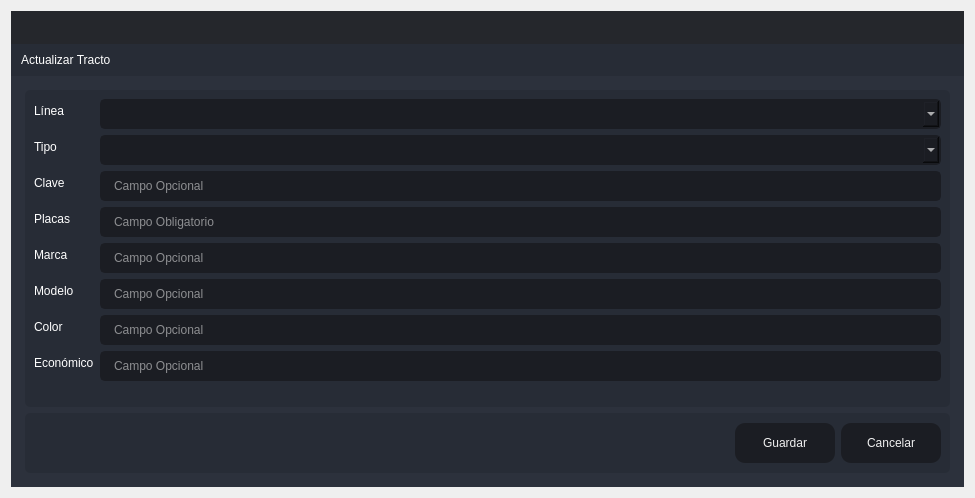
<?xml version="1.0" encoding="UTF-8"?>
<ui version="4.0">
 <class>Create_CajaPorta</class>
 <widget class="QDialog" name="Create_CajaPorta">
  <property name="windowModality">
   <enum>Qt::ApplicationModal</enum>
  </property>
  <property name="geometry">
   <rect>
    <x>0</x>
    <y>0</y>
    <width>975</width>
    <height>498</height>
   </rect>
  </property>
  <property name="windowTitle">
   <string>Agregar</string>
  </property>
  <layout class="QVBoxLayout" name="verticalLayout_6">
   <item>
    <widget class="QFrame" name="frame_main">
     <property name="styleSheet">
      <string notr="true">/* LINE EDIT */
QLineEdit {
	background-color: rgb(27, 29, 35);
	border-radius: 5px;
	border: 2px solid rgb(27, 29, 35);
	padding-left: 10px;
}
QLineEdit:hover {
	border: 2px solid rgb(64, 71, 88);
}
QLineEdit:focus {
	border: 2px solid rgb(91, 101, 124);
}

/* SCROLL BARS */
QScrollBar:horizontal {
    border: none;
    background: rgb(52, 59, 72);
    height: 14px;
    margin: 0px 21px 0 21px;
	border-radius: 0px;
}
QScrollBar::handle:horizontal {
    background: rgb(85, 170, 255);
    min-width: 25px;
	border-radius: 7px
}
QScrollBar::add-line:horizontal {
    border: none;
    background: rgb(55, 63, 77);
    width: 20px;
	border-top-right-radius: 7px;
    border-bottom-right-radius: 7px;
    subcontrol-position: right;
    subcontrol-origin: margin;
}
QScrollBar::sub-line:horizontal {
    border: none;
    background: rgb(55, 63, 77);
    width: 20px;
	border-top-left-radius: 7px;
    border-bottom-left-radius: 7px;
    subcontrol-position: left;
    subcontrol-origin: margin;
}
QScrollBar::up-arrow:horizontal, QScrollBar::down-arrow:horizontal
{
     background: none;
}
QScrollBar::add-page:horizontal, QScrollBar::sub-page:horizontal
{
     background: none;
}
 QScrollBar:vertical {
	border: none;
    background: rgb(52, 59, 72);
    width: 14px;
    margin: 21px 0 21px 0;
	border-radius: 0px;
 }
 QScrollBar::handle:vertical {	
	background: rgb(85, 170, 255);
    min-height: 25px;
	border-radius: 7px
 }
 QScrollBar::add-line:vertical {
     border: none;
    background: rgb(55, 63, 77);
     height: 20px;
	border-bottom-left-radius: 7px;
    border-bottom-right-radius: 7px;
     subcontrol-position: bottom;
     subcontrol-origin: margin;
 }
 QScrollBar::sub-line:vertical {
	border: none;
    background: rgb(55, 63, 77);
     height: 20px;
	border-top-left-radius: 7px;
    border-top-right-radius: 7px;
     subcontrol-position: top;
     subcontrol-origin: margin;
 }
 QScrollBar::up-arrow:vertical, QScrollBar::down-arrow:vertical {
     background: none;
 }

 QScrollBar::add-page:vertical, QScrollBar::sub-page:vertical {
     background: none;
 }

/* CHECKBOX */
QCheckBox::indicator {
    border: 3px solid rgb(52, 59, 72);
	width: 15px;
	height: 15px;
	border-radius: 10px;
    background: rgb(44, 49, 60);
}
QCheckBox::indicator:hover {
    border: 3px solid rgb(58, 66, 81);
}
QCheckBox::indicator:checked {
    background: 3px solid rgb(52, 59, 72);
	border: 3px solid rgb(52, 59, 72);	
	background-image: url(:/16x16/icons/16x16/cil-check-alt.png);
}

/* RADIO BUTTON */
QRadioButton::indicator {
    border: 3px solid rgb(52, 59, 72);
	width: 15px;
	height: 15px;
	border-radius: 10px;
    background: rgb(44, 49, 60);
}
QRadioButton::indicator:hover {
    border: 3px solid rgb(58, 66, 81);
}
QRadioButton::indicator:checked {
    background: 3px solid rgb(94, 106, 130);
	border: 3px solid rgb(52, 59, 72);	
}

/* COMBOBOX */
QComboBox{
	background-color: rgb(27, 29, 35);
	border-radius: 5px;
	border: 2px solid rgb(27, 29, 35);
	padding: 5px;
	padding-left: 10px;
}
QComboBox:hover{
	border: 2px solid rgb(64, 71, 88);
}
QComboBox::drop-down {
	subcontrol-origin: padding;
	subcontrol-position: top right;
	width: 25px; 
	border-left-width: 3px;
	border-left-color: rgba(39, 44, 54, 150);
	border-left-style: solid;
	border-top-right-radius: 3px;
	border-bottom-right-radius: 3px;	
	background-image: url(:/16x16/icons/16x16/cil-arrow-bottom.png);
	background-position: center;
	background-repeat: no-reperat;
 }
QComboBox QAbstractItemView {
	color: rgb(85, 170, 255);	
	background-color: rgb(27, 29, 35);
	padding: 10px;
	selection-background-color: rgb(39, 44, 54);
}

/* SLIDERS */
QSlider::groove:horizontal {
    border-radius: 9px;
    height: 18px;
	margin: 0px;
	background-color: rgb(52, 59, 72);
}
QSlider::groove:horizontal:hover {
	background-color: rgb(55, 62, 76);
}
QSlider::handle:horizontal {
    background-color: rgb(85, 170, 255);
    border: none;
    height: 18px;
    width: 18px;
    margin: 0px;
	border-radius: 9px;
}
QSlider::handle:horizontal:hover {
    background-color: rgb(105, 180, 255);
}
QSlider::handle:horizontal:pressed {
    background-color: rgb(65, 130, 195);
}

QSlider::groove:vertical {
    border-radius: 9px;
    width: 18px;
    margin: 0px;
	background-color: rgb(52, 59, 72);
}
QSlider::groove:vertical:hover {
	background-color: rgb(55, 62, 76);
}
QSlider::handle:vertical {
    background-color: rgb(85, 170, 255);
	border: none;
    height: 18px;
    width: 18px;
    margin: 0px;
	border-radius: 9px;
}
QSlider::handle:vertical:hover {
    background-color: rgb(105, 180, 255);
}
QSlider::handle:vertical:pressed {
    background-color: rgb(65, 130, 195);
}

</string>
     </property>
     <property name="frameShape">
      <enum>QFrame::NoFrame</enum>
     </property>
     <property name="frameShadow">
      <enum>QFrame::Raised</enum>
     </property>
     <layout class="QVBoxLayout" name="verticalLayout">
      <property name="spacing">
       <number>0</number>
      </property>
      <property name="leftMargin">
       <number>0</number>
      </property>
      <property name="topMargin">
       <number>0</number>
      </property>
      <property name="rightMargin">
       <number>0</number>
      </property>
      <property name="bottomMargin">
       <number>0</number>
      </property>
      <item>
       <widget class="QFrame" name="frame_top">
        <property name="minimumSize">
         <size>
          <width>0</width>
          <height>65</height>
         </size>
        </property>
        <property name="maximumSize">
         <size>
          <width>16777215</width>
          <height>65</height>
         </size>
        </property>
        <property name="styleSheet">
         <string notr="true">background-color: transparent;</string>
        </property>
        <property name="frameShape">
         <enum>QFrame::NoFrame</enum>
        </property>
        <property name="frameShadow">
         <enum>QFrame::Raised</enum>
        </property>
        <layout class="QHBoxLayout" name="horizontalLayout_3">
         <property name="spacing">
          <number>0</number>
         </property>
         <property name="leftMargin">
          <number>0</number>
         </property>
         <property name="topMargin">
          <number>0</number>
         </property>
         <property name="rightMargin">
          <number>0</number>
         </property>
         <property name="bottomMargin">
          <number>0</number>
         </property>
         <item>
          <widget class="QFrame" name="frame_toggle">
           <property name="maximumSize">
            <size>
             <width>70</width>
             <height>16777215</height>
            </size>
           </property>
           <property name="styleSheet">
            <string notr="true">background-color: rgb(27, 29, 35);</string>
           </property>
           <property name="frameShape">
            <enum>QFrame::NoFrame</enum>
           </property>
           <property name="frameShadow">
            <enum>QFrame::Raised</enum>
           </property>
           <layout class="QVBoxLayout" name="verticalLayout_3">
            <property name="spacing">
             <number>0</number>
            </property>
            <property name="leftMargin">
             <number>0</number>
            </property>
            <property name="topMargin">
             <number>0</number>
            </property>
            <property name="rightMargin">
             <number>0</number>
            </property>
            <property name="bottomMargin">
             <number>0</number>
            </property>
           </layout>
          </widget>
         </item>
         <item>
          <widget class="QFrame" name="frame_top_right">
           <property name="styleSheet">
            <string notr="true">background: transparent;</string>
           </property>
           <property name="frameShape">
            <enum>QFrame::NoFrame</enum>
           </property>
           <property name="frameShadow">
            <enum>QFrame::Raised</enum>
           </property>
           <layout class="QVBoxLayout" name="verticalLayout_2">
            <property name="spacing">
             <number>0</number>
            </property>
            <property name="leftMargin">
             <number>0</number>
            </property>
            <property name="topMargin">
             <number>0</number>
            </property>
            <property name="rightMargin">
             <number>0</number>
            </property>
            <property name="bottomMargin">
             <number>0</number>
            </property>
            <item>
             <widget class="QFrame" name="frame_top_btns">
              <property name="maximumSize">
               <size>
                <width>16777215</width>
                <height>42</height>
               </size>
              </property>
              <property name="styleSheet">
               <string notr="true">background-color: rgba(27, 29, 35, 200)</string>
              </property>
              <property name="frameShape">
               <enum>QFrame::NoFrame</enum>
              </property>
              <property name="frameShadow">
               <enum>QFrame::Raised</enum>
              </property>
              <layout class="QHBoxLayout" name="horizontalLayout_4">
               <property name="spacing">
                <number>0</number>
               </property>
               <property name="leftMargin">
                <number>0</number>
               </property>
               <property name="topMargin">
                <number>0</number>
               </property>
               <property name="rightMargin">
                <number>0</number>
               </property>
               <property name="bottomMargin">
                <number>0</number>
               </property>
               <item>
                <widget class="QFrame" name="frame_label_top_btns">
                 <property name="sizePolicy">
                  <sizepolicy hsizetype="Expanding" vsizetype="Preferred">
                   <horstretch>0</horstretch>
                   <verstretch>0</verstretch>
                  </sizepolicy>
                 </property>
                 <property name="frameShape">
                  <enum>QFrame::NoFrame</enum>
                 </property>
                 <property name="frameShadow">
                  <enum>QFrame::Raised</enum>
                 </property>
                 <layout class="QHBoxLayout" name="horizontalLayout_10">
                  <property name="spacing">
                   <number>0</number>
                  </property>
                  <property name="leftMargin">
                   <number>5</number>
                  </property>
                  <property name="topMargin">
                   <number>0</number>
                  </property>
                  <property name="rightMargin">
                   <number>10</number>
                  </property>
                  <property name="bottomMargin">
                   <number>0</number>
                  </property>
                 </layout>
                </widget>
               </item>
               <item alignment="Qt::AlignRight">
                <widget class="QFrame" name="frame_btns_right">
                 <property name="sizePolicy">
                  <sizepolicy hsizetype="Expanding" vsizetype="Preferred">
                   <horstretch>0</horstretch>
                   <verstretch>0</verstretch>
                  </sizepolicy>
                 </property>
                 <property name="maximumSize">
                  <size>
                   <width>120</width>
                   <height>16777215</height>
                  </size>
                 </property>
                 <property name="frameShape">
                  <enum>QFrame::NoFrame</enum>
                 </property>
                 <property name="frameShadow">
                  <enum>QFrame::Raised</enum>
                 </property>
                 <layout class="QHBoxLayout" name="horizontalLayout_5">
                  <property name="spacing">
                   <number>0</number>
                  </property>
                  <property name="leftMargin">
                   <number>0</number>
                  </property>
                  <property name="topMargin">
                   <number>0</number>
                  </property>
                  <property name="rightMargin">
                   <number>0</number>
                  </property>
                  <property name="bottomMargin">
                   <number>0</number>
                  </property>
                 </layout>
                </widget>
               </item>
              </layout>
             </widget>
            </item>
            <item>
             <widget class="QFrame" name="frame_top_info">
              <property name="maximumSize">
               <size>
                <width>16777215</width>
                <height>65</height>
               </size>
              </property>
              <property name="styleSheet">
               <string notr="true">background-color: rgb(39, 44, 54);</string>
              </property>
              <property name="frameShape">
               <enum>QFrame::NoFrame</enum>
              </property>
              <property name="frameShadow">
               <enum>QFrame::Raised</enum>
              </property>
              <layout class="QHBoxLayout" name="horizontalLayout_8">
               <property name="spacing">
                <number>0</number>
               </property>
               <property name="leftMargin">
                <number>10</number>
               </property>
               <property name="topMargin">
                <number>0</number>
               </property>
               <property name="rightMargin">
                <number>10</number>
               </property>
               <property name="bottomMargin">
                <number>0</number>
               </property>
               <item>
                <widget class="QLabel" name="label">
                 <property name="styleSheet">
                  <string notr="true">font: 75 16pt &quot;MS Shell Dlg 2&quot;;
color: rgb(255, 255, 255);</string>
                 </property>
                 <property name="text">
                  <string>Actualizar Tracto</string>
                 </property>
                </widget>
               </item>
              </layout>
             </widget>
            </item>
           </layout>
          </widget>
         </item>
        </layout>
       </widget>
      </item>
      <item>
       <widget class="QFrame" name="frame_center">
        <property name="sizePolicy">
         <sizepolicy hsizetype="Expanding" vsizetype="Expanding">
          <horstretch>0</horstretch>
          <verstretch>0</verstretch>
         </sizepolicy>
        </property>
        <property name="styleSheet">
         <string notr="true">background-color: rgb(40, 44, 52);</string>
        </property>
        <property name="frameShape">
         <enum>QFrame::NoFrame</enum>
        </property>
        <property name="frameShadow">
         <enum>QFrame::Raised</enum>
        </property>
        <layout class="QHBoxLayout" name="horizontalLayout_2">
         <property name="spacing">
          <number>0</number>
         </property>
         <property name="leftMargin">
          <number>0</number>
         </property>
         <property name="topMargin">
          <number>0</number>
         </property>
         <property name="rightMargin">
          <number>0</number>
         </property>
         <property name="bottomMargin">
          <number>0</number>
         </property>
         <item>
          <widget class="QFrame" name="frame_content_right">
           <property name="styleSheet">
            <string notr="true">background-color: rgb(44, 49, 60);</string>
           </property>
           <property name="frameShape">
            <enum>QFrame::NoFrame</enum>
           </property>
           <property name="frameShadow">
            <enum>QFrame::Raised</enum>
           </property>
           <layout class="QVBoxLayout" name="verticalLayout_4">
            <property name="spacing">
             <number>0</number>
            </property>
            <property name="leftMargin">
             <number>0</number>
            </property>
            <property name="topMargin">
             <number>0</number>
            </property>
            <property name="rightMargin">
             <number>0</number>
            </property>
            <property name="bottomMargin">
             <number>0</number>
            </property>
            <item>
             <widget class="QFrame" name="frame_content">
              <property name="frameShape">
               <enum>QFrame::NoFrame</enum>
              </property>
              <property name="frameShadow">
               <enum>QFrame::Raised</enum>
              </property>
              <layout class="QVBoxLayout" name="verticalLayout_9">
               <property name="spacing">
                <number>0</number>
               </property>
               <property name="leftMargin">
                <number>5</number>
               </property>
               <property name="topMargin">
                <number>5</number>
               </property>
               <property name="rightMargin">
                <number>5</number>
               </property>
               <property name="bottomMargin">
                <number>5</number>
               </property>
               <item>
                <widget class="QStackedWidget" name="stackedWidget">
                 <property name="styleSheet">
                  <string notr="true">background: transparent;</string>
                 </property>
                 <property name="currentIndex">
                  <number>0</number>
                 </property>
                 <widget class="QWidget" name="page_home">
                  <layout class="QVBoxLayout" name="verticalLayout_10">
                   <item>
                    <widget class="QFrame" name="frame">
                     <property name="styleSheet">
                      <string notr="true">background-color: rgb(39, 44, 54);
border-radius: 5px;
color: rgb(255,255,255)</string>
                     </property>
                     <property name="frameShape">
                      <enum>QFrame::StyledPanel</enum>
                     </property>
                     <property name="frameShadow">
                      <enum>QFrame::Raised</enum>
                     </property>
                     <layout class="QVBoxLayout" name="verticalLayout_5">
                      <item>
                       <layout class="QFormLayout" name="formLayout_2">
                        <item row="1" column="0">
                         <widget class="QLabel" name="label_2">
                          <property name="styleSheet">
                           <string notr="true">font: 75 12pt &quot;MS Shell Dlg 2&quot;;
color: rgb(255, 255, 255);</string>
                          </property>
                          <property name="text">
                           <string>Tipo</string>
                          </property>
                         </widget>
                        </item>
                        <item row="1" column="1">
                         <widget class="QComboBox" name="comboBox_Tipo">
                          <property name="styleSheet">
                           <string notr="true">QComboBox{
	background-color: rgb(27, 29, 35);
	border-radius: 5px;
	border: 2px solid rgb(27, 29, 35);
	padding: 5px;
	padding-left: 10px;
}
QComboBox:hover{
	border: 2px solid rgb(64, 71, 88);
}
QComboBox QAbstractItemView {
	color: rgb(85, 170, 255);	
	background-color: rgb(27, 29, 35);
	padding: 10px;
	selection-background-color: rgb(39, 44, 54);
}</string>
                          </property>
                         </widget>
                        </item>
                        <item row="2" column="0">
                         <widget class="QLabel" name="label_3">
                          <property name="styleSheet">
                           <string notr="true">font: 75 12pt &quot;MS Shell Dlg 2&quot;;
color: rgb(255, 255, 255);</string>
                          </property>
                          <property name="text">
                           <string>Clave</string>
                          </property>
                         </widget>
                        </item>
                        <item row="2" column="1">
                         <widget class="QLineEdit" name="lineEditclave">
                          <property name="minimumSize">
                           <size>
                            <width>0</width>
                            <height>30</height>
                           </size>
                          </property>
                          <property name="styleSheet">
                           <string notr="true">QLineEdit {
	background-color: rgb(27, 29, 35);
	border-radius: 5px;
	border: 2px solid rgb(27, 29, 35);
	padding-left: 10px;
	font: 75 12pt &quot;MS Shell Dlg 2&quot;;
	color: rgb(255, 255, 255);
}
QLineEdit:hover {
	border: 2px solid rgb(64, 71, 88);
}
QLineEdit:focus {
	border: 2px solid rgb(91, 101, 124);
}</string>
                          </property>
                          <property name="placeholderText">
                           <string>Campo Opcional</string>
                          </property>
                         </widget>
                        </item>
                        <item row="3" column="0">
                         <widget class="QLabel" name="label_4">
                          <property name="styleSheet">
                           <string notr="true">font: 75 12pt &quot;MS Shell Dlg 2&quot;;
color: rgb(255, 255, 255);</string>
                          </property>
                          <property name="text">
                           <string>Placas</string>
                          </property>
                         </widget>
                        </item>
                        <item row="3" column="1">
                         <widget class="QLineEdit" name="lineEditUpdatePlacas">
                          <property name="minimumSize">
                           <size>
                            <width>0</width>
                            <height>30</height>
                           </size>
                          </property>
                          <property name="styleSheet">
                           <string notr="true">QLineEdit {
	background-color: rgb(27, 29, 35);
	border-radius: 5px;
	border: 2px solid rgb(27, 29, 35);
	padding-left: 10px;
	font: 75 12pt &quot;MS Shell Dlg 2&quot;;
	color: rgb(255, 255, 255);
}
QLineEdit:hover {
	border: 2px solid rgb(64, 71, 88);
}
QLineEdit:focus {
	border: 2px solid rgb(91, 101, 124);
}</string>
                          </property>
                          <property name="placeholderText">
                           <string>Campo Obligatorio</string>
                          </property>
                         </widget>
                        </item>
                        <item row="4" column="0">
                         <widget class="QLabel" name="label_5">
                          <property name="styleSheet">
                           <string notr="true">font: 75 12pt &quot;MS Shell Dlg 2&quot;;
color: rgb(255, 255, 255);</string>
                          </property>
                          <property name="text">
                           <string>Marca</string>
                          </property>
                         </widget>
                        </item>
                        <item row="4" column="1">
                         <widget class="QLineEdit" name="lineEditmarca">
                          <property name="minimumSize">
                           <size>
                            <width>0</width>
                            <height>30</height>
                           </size>
                          </property>
                          <property name="styleSheet">
                           <string notr="true">QLineEdit {
	background-color: rgb(27, 29, 35);
	border-radius: 5px;
	border: 2px solid rgb(27, 29, 35);
	padding-left: 10px;
	font: 75 12pt &quot;MS Shell Dlg 2&quot;;
	color: rgb(255, 255, 255);
}
QLineEdit:hover {
	border: 2px solid rgb(64, 71, 88);
}
QLineEdit:focus {
	border: 2px solid rgb(91, 101, 124);
}</string>
                          </property>
                          <property name="placeholderText">
                           <string>Campo Opcional</string>
                          </property>
                         </widget>
                        </item>
                        <item row="5" column="0">
                         <widget class="QLabel" name="label_6">
                          <property name="styleSheet">
                           <string notr="true">font: 75 12pt &quot;MS Shell Dlg 2&quot;;
color: rgb(255, 255, 255);</string>
                          </property>
                          <property name="text">
                           <string>Modelo</string>
                          </property>
                         </widget>
                        </item>
                        <item row="5" column="1">
                         <widget class="QLineEdit" name="lineEditmodelo">
                          <property name="minimumSize">
                           <size>
                            <width>0</width>
                            <height>30</height>
                           </size>
                          </property>
                          <property name="styleSheet">
                           <string notr="true">QLineEdit {
	background-color: rgb(27, 29, 35);
	border-radius: 5px;
	border: 2px solid rgb(27, 29, 35);
	padding-left: 10px;
	font: 75 12pt &quot;MS Shell Dlg 2&quot;;
	color: rgb(255, 255, 255);
}
QLineEdit:hover {
	border: 2px solid rgb(64, 71, 88);
}
QLineEdit:focus {
	border: 2px solid rgb(91, 101, 124);
}</string>
                          </property>
                          <property name="placeholderText">
                           <string>Campo Opcional</string>
                          </property>
                         </widget>
                        </item>
                        <item row="6" column="0">
                         <widget class="QLabel" name="label_7">
                          <property name="styleSheet">
                           <string notr="true">font: 75 12pt &quot;MS Shell Dlg 2&quot;;
color: rgb(255, 255, 255);</string>
                          </property>
                          <property name="text">
                           <string>Color</string>
                          </property>
                         </widget>
                        </item>
                        <item row="6" column="1">
                         <widget class="QLineEdit" name="lineEditcolor">
                          <property name="minimumSize">
                           <size>
                            <width>0</width>
                            <height>30</height>
                           </size>
                          </property>
                          <property name="styleSheet">
                           <string notr="true">QLineEdit {
	background-color: rgb(27, 29, 35);
	border-radius: 5px;
	border: 2px solid rgb(27, 29, 35);
	padding-left: 10px;
	font: 75 12pt &quot;MS Shell Dlg 2&quot;;
	color: rgb(255, 255, 255);
}
QLineEdit:hover {
	border: 2px solid rgb(64, 71, 88);
}
QLineEdit:focus {
	border: 2px solid rgb(91, 101, 124);
}</string>
                          </property>
                          <property name="placeholderText">
                           <string>Campo Opcional</string>
                          </property>
                         </widget>
                        </item>
                        <item row="7" column="0">
                         <widget class="QLabel" name="label_8">
                          <property name="styleSheet">
                           <string notr="true">font: 75 12pt &quot;MS Shell Dlg 2&quot;;
color: rgb(255, 255, 255);</string>
                          </property>
                          <property name="text">
                           <string>Económico</string>
                          </property>
                         </widget>
                        </item>
                        <item row="7" column="1">
                         <widget class="QLineEdit" name="lineEditeconomico">
                          <property name="minimumSize">
                           <size>
                            <width>0</width>
                            <height>30</height>
                           </size>
                          </property>
                          <property name="styleSheet">
                           <string notr="true">QLineEdit {
	background-color: rgb(27, 29, 35);
	border-radius: 5px;
	border: 2px solid rgb(27, 29, 35);
	padding-left: 10px;
	font: 75 12pt &quot;MS Shell Dlg 2&quot;;
	color: rgb(255, 255, 255);
}
QLineEdit:hover {
	border: 2px solid rgb(64, 71, 88);
}
QLineEdit:focus {
	border: 2px solid rgb(91, 101, 124);
}</string>
                          </property>
                          <property name="placeholderText">
                           <string>Campo Opcional</string>
                          </property>
                         </widget>
                        </item>
                        <item row="0" column="0">
                         <widget class="QLabel" name="label_9">
                          <property name="styleSheet">
                           <string notr="true">font: 75 12pt &quot;MS Shell Dlg 2&quot;;
color: rgb(255, 255, 255);</string>
                          </property>
                          <property name="text">
                           <string>Línea</string>
                          </property>
                         </widget>
                        </item>
                        <item row="0" column="1">
                         <widget class="QComboBox" name="comboBoxLinea">
                          <property name="styleSheet">
                           <string notr="true">QComboBox{
	background-color: rgb(27, 29, 35);
	border-radius: 5px;
	border: 2px solid rgb(27, 29, 35);
	padding: 5px;
	padding-left: 10px;
}
QComboBox:hover{
	border: 2px solid rgb(64, 71, 88);
}
QComboBox QAbstractItemView {
	color: rgb(85, 170, 255);	
	background-color: rgb(27, 29, 35);
	padding: 10px;
	selection-background-color: rgb(39, 44, 54);
}</string>
                          </property>
                         </widget>
                        </item>
                       </layout>
                      </item>
                     </layout>
                    </widget>
                   </item>
                   <item>
                    <widget class="QFrame" name="frame_2">
                     <property name="minimumSize">
                      <size>
                       <width>0</width>
                       <height>60</height>
                      </size>
                     </property>
                     <property name="maximumSize">
                      <size>
                       <width>16777215</width>
                       <height>60</height>
                      </size>
                     </property>
                     <property name="styleSheet">
                      <string notr="true">background-color: rgb(39, 44, 54);
border-radius: 5px;</string>
                     </property>
                     <property name="frameShape">
                      <enum>QFrame::StyledPanel</enum>
                     </property>
                     <property name="frameShadow">
                      <enum>QFrame::Raised</enum>
                     </property>
                     <layout class="QHBoxLayout" name="horizontalLayout_9">
                      <item>
                       <layout class="QGridLayout" name="gridLayout">
                        <item row="0" column="0">
                         <spacer name="horizontalSpacer">
                          <property name="orientation">
                           <enum>Qt::Horizontal</enum>
                          </property>
                          <property name="sizeHint" stdset="0">
                           <size>
                            <width>40</width>
                            <height>20</height>
                           </size>
                          </property>
                         </spacer>
                        </item>
                        <item row="0" column="1">
                         <widget class="QPushButton" name="btnActualizar">
                          <property name="minimumSize">
                           <size>
                            <width>100</width>
                            <height>40</height>
                           </size>
                          </property>
                          <property name="styleSheet">
                           <string notr="true">QPushButton {
	border-color: rgb(27, 29, 35);
	font: 75 10pt &quot;MS Shell Dlg 2&quot;;
	color: rgb(240, 240, 240);
	background-color: rgb(27, 29, 35);
	border: 0px solid;
	border-radius: 10px;	
}
QPushButton:hover {
	background-color:rgb(44, 49, 60);
	border-color: rgb(27, 29, 35);
	border: 2px solid;
}</string>
                          </property>
                          <property name="text">
                           <string>Guardar</string>
                          </property>
                         </widget>
                        </item>
                        <item row="0" column="2">
                         <widget class="QPushButton" name="btnCancelar">
                          <property name="minimumSize">
                           <size>
                            <width>100</width>
                            <height>40</height>
                           </size>
                          </property>
                          <property name="styleSheet">
                           <string notr="true">QPushButton {
	border-color: rgb(27, 29, 35);
	font: 75 10pt &quot;MS Shell Dlg 2&quot;;
	color: rgb(240, 240, 240);
	background-color: rgb(27, 29, 35);
	border: 0px solid;
	border-radius: 10px;	
}
QPushButton:hover {
	background-color:rgb(44, 49, 60);
	border-color: rgb(27, 29, 35);
	border: 2px solid;
}</string>
                          </property>
                          <property name="text">
                           <string>Cancelar</string>
                          </property>
                         </widget>
                        </item>
                       </layout>
                      </item>
                     </layout>
                    </widget>
                   </item>
                  </layout>
                 </widget>
                </widget>
               </item>
              </layout>
             </widget>
            </item>
           </layout>
          </widget>
         </item>
        </layout>
       </widget>
      </item>
     </layout>
    </widget>
   </item>
  </layout>
 </widget>
 <resources/>
 <connections/>
</ui>
